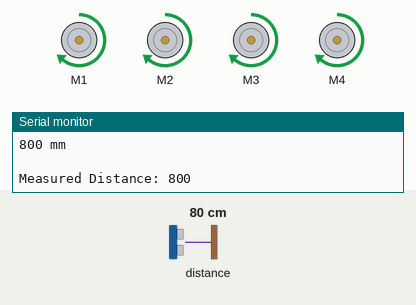
Recording of a sketch running on a simulated Arduino Uno, built with avr-gcc and run on an emulated ATmega328P. Shown: 4 × DC motor (green arrow = forward, orange = backward, longer = faster), the last lines printed to the serial monitor. The inputs (shaded band) are chosen by the test bench; at power-on: distance to the obstacle 80 cm. Random numbers use the default seed unless the sketch sets one.

Above: at 1.2 s.
1.3 s: distance to the obstacle set to 27 cm
2.8 s: distance to the obstacle set to 21 cm
At 3.2 s:
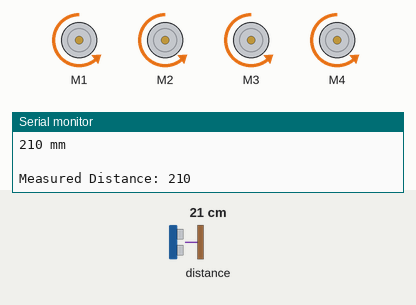
At 4.05 s:
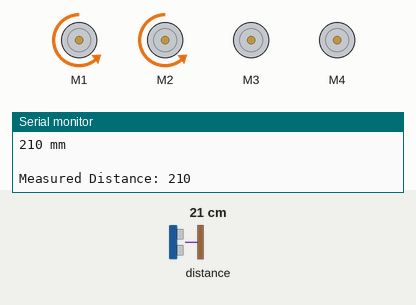
5.8 s: distance to the obstacle set to 250 cm
7.7 s: distance to the obstacle set to 2 cm
At 8.6 s:
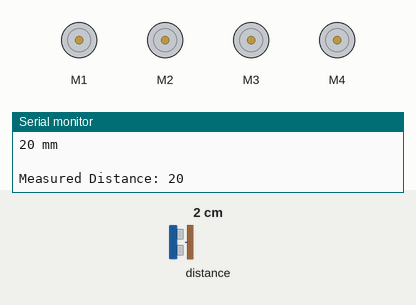
10.7 s: distance to the obstacle set to 35 cm
Timing chart, 0 to 13.2 s (numbered marks = the images above; inputs shaded):
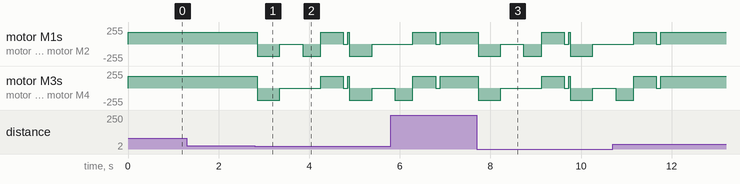

Measured:
- the behaviour switches between 25 and 24 cm on distance to the obstacle (found by bisection; images 0 and 1)
- after the input at 2.8 s, motor M1, motor M2: forward 180/255 → backward 180/255 after 0.05 s, → stopped 0.50 s later, → backward 180/255 0.50 s later, → forward 180/255 0.40 s later, … (7 changes in this stretch)
- after the input at 7.7 s, motor M1, motor M2: forward 180/255 → backward 180/255 at once, → stopped 0.50 s later, → backward 180/255 0.50 s later, → forward 180/255 0.40 s later, … (7 changes in this stretch)

The sketch:

LaserRobot.ino
```cpp
// Adafruit Motor Shield library Version 1.0.0
#include <AFMotor.h>
#include <Wire.h>
#include <Adafruit_VL53L0X.h>


// Creating motor objects
AF_DCMotor motor1(1);
AF_DCMotor motor2(2);
AF_DCMotor motor3(3);
AF_DCMotor motor4(4);

// creating a sensor object
Adafruit_VL53L0X distanceSensor = Adafruit_VL53L0X();

uint8_t robotSpeed = 180;
int laserDistance;
uint8_t criticalDistance = 500;

// -------------------------------------------------------------------------------------
//                                        SETUP
// -------------------------------------------------------------------------------------

void setup() {
 Serial.begin(115200);         // high baudrate because lots of info coming from that sensor
  distanceSensor.begin();
  setupMotors();


}

// -------------------------------------------------------------------------------------
//                                     SUPER LOOP
// -------------------------------------------------------------------------------------

void loop() {

  moveForward();
  laserDistance = measureDistanceLaser();

  Serial.print("Measured Distance: ");
  Serial.println(laserDistance);

  uint8_t randomNumber = random(1,254);

  if (laserDistance < criticalDistance && laserDistance > 1 && isEven(randomNumber)) {
    // the idea of the following procedure is to help the robot not getting
    // stuck in narrow areas due to repeated low distance measurement
    // and non-stop turning when there is no space to turn

    // move a bit backwards
    releaseMotors();
    moveBackward();
    delay(500);

    // then turn
    turnRight();

    // then move a little bit forward
    moveForward();
    delay(500);
    releaseMotors();

  }

  if (laserDistance < criticalDistance && laserDistance > 1 && !isEven(randomNumber)) {
    // same as before, just turning left this time

    releaseMotors();
    moveBackward();
    delay(500);

    turnLeft();

    moveForward();
    delay(500);
    releaseMotors();

  }

  delay(100);

}


// -------------------------------------------------------------------------------------
//                              SETTING UP THE MOTORS
// -------------------------------------------------------------------------------------

void setupMotors() {

  motor1.run(RELEASE);
  motor2.run(RELEASE);
  motor3.run(RELEASE);
  motor4.run(RELEASE);

  motor1.setSpeed(robotSpeed);
  motor2.setSpeed(robotSpeed);
  motor3.setSpeed(robotSpeed);
  motor4.setSpeed(robotSpeed);

}

// -------------------------------------------------------------------------------------
//                               ROBOT MOVEMENTS
// -------------------------------------------------------------------------------------
void releaseMotors() {
  motor1.run(RELEASE);
  motor2.run(RELEASE);
  motor3.run(RELEASE);
  motor4.run(RELEASE);

}


void moveForward() {
  motor1.run(FORWARD);
  motor2.run(FORWARD);
  motor3.run(FORWARD);
  motor4.run(FORWARD);
}

void moveBackward() {
  motor1.run(BACKWARD);
  motor2.run(BACKWARD);
  motor3.run(BACKWARD);
  motor4.run(BACKWARD);

}

void turnRight() {

  motor1.run(RELEASE);
  motor2.run(RELEASE);
  motor3.run(RELEASE);
  motor4.run(RELEASE);

  delay(500);

  motor1.run(BACKWARD);
  motor2.run(BACKWARD);

  delay(400);

  motor1.run(RELEASE);
  motor2.run(RELEASE);
}

void turnLeft() {

  motor1.run(RELEASE);
  motor2.run(RELEASE);
  motor3.run(RELEASE);
  motor4.run(RELEASE);

  delay(500);

  motor3.run(BACKWARD);
  motor4.run(BACKWARD);

  delay(400);

  motor3.run(RELEASE);
  motor4.run(RELEASE);

}

// -------------------------------------------------------------------------------------
//                              EVEN OR NOT THAT IS THE QUESTION
// -------------------------------------------------------------------------------------


bool isEven(uint8_t number) {
  if (number % 2 == 0) {
    return true;
  }

  else {
    return false;
  }
}


// -------------------------------------------------------------------------------------
//                               PROCESSING LASER DATA
// -------------------------------------------------------------------------------------


int measureDistanceLaser() {

  VL53L0X_RangingMeasurementData_t measurement; // its own datatype, contains Range Status, Range Millimeter, etc..
  distanceSensor.rangingTest(&measurement,true); // use pointer to measurement because more efficient than calling
                                                 // the whole variable

  if (measurement.RangeStatus != 4) {

    laserDistance = measurement.RangeMilliMeter;

    Serial.println(" ");
  Serial.print(laserDistance);
  Serial.println(" mm");
  Serial.println(" ");

    return laserDistance;
  }

  else {
    Serial.println(" ");
    Serial.println("Out of Range");
    Serial.println(" ");

  }

}
```
